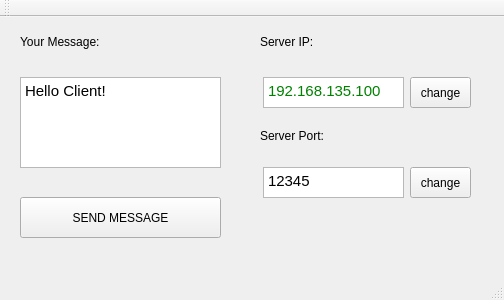
<?xml version="1.0" encoding="UTF-8"?>
<ui version="4.0">
 <class>MainWindow</class>
 <widget class="QMainWindow" name="MainWindow">
  <property name="geometry">
   <rect>
    <x>0</x>
    <y>0</y>
    <width>504</width>
    <height>300</height>
   </rect>
  </property>
  <property name="windowTitle">
   <string>MainWindow</string>
  </property>
  <widget class="QWidget" name="centralWidget">
   <widget class="QPushButton" name="sendmessage">
    <property name="geometry">
     <rect>
      <x>20</x>
      <y>180</y>
      <width>201</width>
      <height>41</height>
     </rect>
    </property>
    <property name="text">
     <string>SEND MESSAGE</string>
    </property>
   </widget>
   <widget class="QTextEdit" name="messagebox">
    <property name="geometry">
     <rect>
      <x>20</x>
      <y>60</y>
      <width>201</width>
      <height>91</height>
     </rect>
    </property>
    <property name="html">
     <string>&lt;!DOCTYPE HTML PUBLIC &quot;-//W3C//DTD HTML 4.0//EN&quot; &quot;http://www.w3.org/TR/REC-html40/strict.dtd&quot;&gt;
&lt;html&gt;&lt;head&gt;&lt;meta name=&quot;qrichtext&quot; content=&quot;1&quot; /&gt;&lt;style type=&quot;text/css&quot;&gt;
p, li { white-space: pre-wrap; }
&lt;/style&gt;&lt;/head&gt;&lt;body style=&quot; font-family:'Ubuntu'; font-size:11pt; font-weight:400; font-style:normal;&quot;&gt;
&lt;p style=&quot; margin-top:0px; margin-bottom:0px; margin-left:0px; margin-right:0px; -qt-block-indent:0; text-indent:0px;&quot;&gt;Hello Client!&lt;/p&gt;&lt;/body&gt;&lt;/html&gt;</string>
    </property>
   </widget>
   <widget class="QLabel" name="label">
    <property name="geometry">
     <rect>
      <x>20</x>
      <y>10</y>
      <width>101</width>
      <height>30</height>
     </rect>
    </property>
    <property name="text">
     <string>Your Message:</string>
    </property>
   </widget>
   <widget class="QLabel" name="label_2">
    <property name="geometry">
     <rect>
      <x>260</x>
      <y>10</y>
      <width>101</width>
      <height>30</height>
     </rect>
    </property>
    <property name="text">
     <string>Server IP:</string>
    </property>
   </widget>
   <widget class="QLabel" name="label_3">
    <property name="geometry">
     <rect>
      <x>260</x>
      <y>110</y>
      <width>91</width>
      <height>17</height>
     </rect>
    </property>
    <property name="text">
     <string>Server Port:</string>
    </property>
   </widget>
   <widget class="QTextEdit" name="serverip">
    <property name="geometry">
     <rect>
      <x>263</x>
      <y>60</y>
      <width>141</width>
      <height>31</height>
     </rect>
    </property>
    <property name="font">
     <font>
      <pointsize>9</pointsize>
     </font>
    </property>
    <property name="html">
     <string>&lt;!DOCTYPE HTML PUBLIC &quot;-//W3C//DTD HTML 4.0//EN&quot; &quot;http://www.w3.org/TR/REC-html40/strict.dtd&quot;&gt;
&lt;html&gt;&lt;head&gt;&lt;meta name=&quot;qrichtext&quot; content=&quot;1&quot; /&gt;&lt;style type=&quot;text/css&quot;&gt;
p, li { white-space: pre-wrap; }
&lt;/style&gt;&lt;/head&gt;&lt;body style=&quot; font-family:'Ubuntu'; font-size:9pt; font-weight:400; font-style:normal;&quot;&gt;
&lt;p style=&quot; margin-top:0px; margin-bottom:0px; margin-left:0px; margin-right:0px; -qt-block-indent:0; text-indent:0px;&quot;&gt;&lt;span style=&quot; font-size:11pt; color:#008000;&quot;&gt;192.168.135.100&lt;/span&gt;&lt;/p&gt;&lt;/body&gt;&lt;/html&gt;</string>
    </property>
   </widget>
   <widget class="QPushButton" name="changeip">
    <property name="geometry">
     <rect>
      <x>410</x>
      <y>60</y>
      <width>61</width>
      <height>31</height>
     </rect>
    </property>
    <property name="text">
     <string>change</string>
    </property>
   </widget>
   <widget class="QPushButton" name="changeport">
    <property name="geometry">
     <rect>
      <x>410</x>
      <y>150</y>
      <width>61</width>
      <height>31</height>
     </rect>
    </property>
    <property name="text">
     <string>change</string>
    </property>
   </widget>
   <widget class="QTextEdit" name="serverport">
    <property name="geometry">
     <rect>
      <x>263</x>
      <y>150</y>
      <width>141</width>
      <height>31</height>
     </rect>
    </property>
    <property name="html">
     <string>&lt;!DOCTYPE HTML PUBLIC &quot;-//W3C//DTD HTML 4.0//EN&quot; &quot;http://www.w3.org/TR/REC-html40/strict.dtd&quot;&gt;
&lt;html&gt;&lt;head&gt;&lt;meta name=&quot;qrichtext&quot; content=&quot;1&quot; /&gt;&lt;style type=&quot;text/css&quot;&gt;
p, li { white-space: pre-wrap; }
&lt;/style&gt;&lt;/head&gt;&lt;body style=&quot; font-family:'Ubuntu'; font-size:11pt; font-weight:400; font-style:normal;&quot;&gt;
&lt;p style=&quot; margin-top:0px; margin-bottom:0px; margin-left:0px; margin-right:0px; -qt-block-indent:0; text-indent:0px;&quot;&gt;12345&lt;/p&gt;&lt;/body&gt;&lt;/html&gt;</string>
    </property>
   </widget>
  </widget>
  <widget class="QMenuBar" name="menuBar">
   <property name="geometry">
    <rect>
     <x>0</x>
     <y>0</y>
     <width>504</width>
     <height>22</height>
    </rect>
   </property>
  </widget>
  <widget class="QToolBar" name="mainToolBar">
   <attribute name="toolBarArea">
    <enum>TopToolBarArea</enum>
   </attribute>
   <attribute name="toolBarBreak">
    <bool>false</bool>
   </attribute>
  </widget>
  <widget class="QStatusBar" name="statusBar"/>
 </widget>
 <layoutdefault spacing="6" margin="11"/>
 <resources/>
 <connections/>
</ui>
